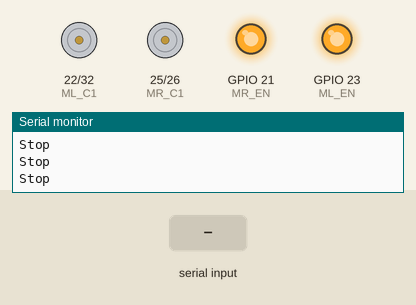
Simulated run of this sketch. Board: ESP32. On the bench: motor-driver pin pairs drawn as motors (green arrow = first pin HIGH = forward, orange = second pin HIGH = backward, longer = more drive), output pins drawn as LEDs (lit = HIGH), the last lines printed to the serial monitor. The inputs (shaded band) are chosen by the test bench. Nothing arrives over Bluetooth unless stated.

Above: at 1.2 s.
1.3 s: "f" received over the second serial link
At 2.5 s:
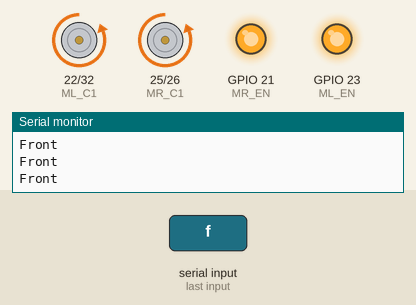
2.8 s: "b" received over the second serial link
At 3.6 s:
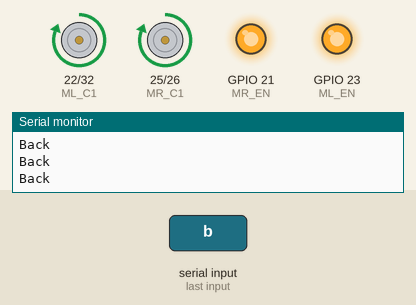
4.3 s: "1" received over the second serial link
At 5.3 s:
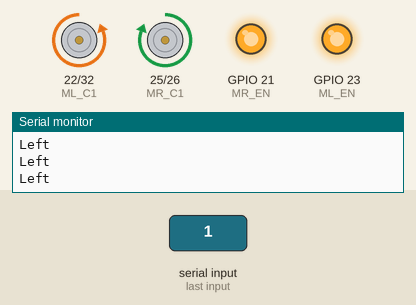
5.8 s: "3" received over the second serial link
At 6.2 s:
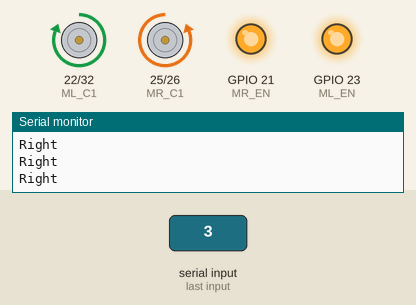
7.3 s: "2" received over the second serial link
At 8.3 s:
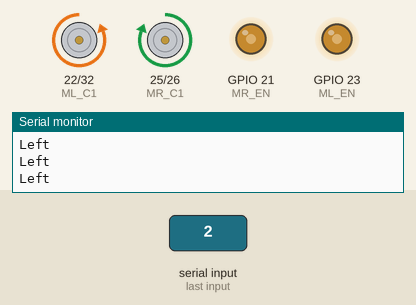
8.8 s: "s" received over the second serial link
At 9.2 s:
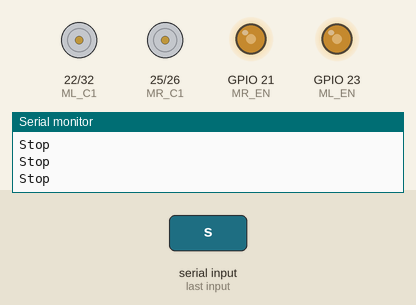
Timing chart, 0 to 11.3 s (numbered marks = the images above; inputs shaded):
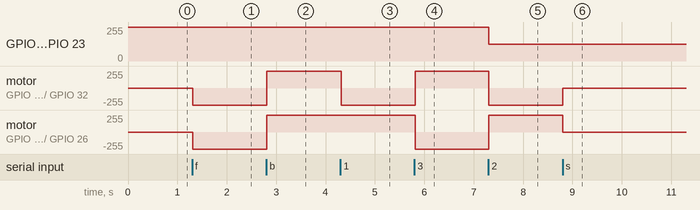

Measured:
- after the input at 1.3 s, motor on GPIO 22 (ML_C1) / GPIO 32 (ML_C2), motor on GPIO 25 (MR_C1) / GPIO 26 (MR_C2): stopped → backward 255/255 at once
- after the input at 2.8 s, motor on GPIO 22 (ML_C1) / GPIO 32 (ML_C2), motor on GPIO 25 (MR_C1) / GPIO 26 (MR_C2): backward 255/255 → forward 255/255 at once
- after the input at 4.3 s, motor on GPIO 22 (ML_C1) / GPIO 32 (ML_C2): forward 255/255 → backward 255/255 at once
- after the input at 5.8 s, motor on GPIO 22 (ML_C1) / GPIO 32 (ML_C2): backward 255/255 → forward 255/255 at once; motor on GPIO 25 (MR_C1) / GPIO 26 (MR_C2): forward 255/255 → backward 255/255 at once
- after the input at 7.3 s, GPIO 21 (MR_EN), GPIO 23 (ML_EN): 255/255 → 127/255 at once; motor on GPIO 22 (ML_C1) / GPIO 32 (ML_C2): forward 255/255 → backward 255/255 at once; motor on GPIO 25 (MR_C1) / GPIO 26 (MR_C2): backward 255/255 → forward 255/255 at once
- after the input at 8.8 s, motor on GPIO 22 (ML_C1) / GPIO 32 (ML_C2): backward 255/255 → stopped at once; motor on GPIO 25 (MR_C1) / GPIO 26 (MR_C2): forward 255/255 → stopped at once

The sketch:

bt_car.ino
```cpp
#include "car.h"
#include "bluetooth.h"

CarController car;
BluetoothController bt;

bool forward;
bool backward;
uint direction;
void setup() {
  car.begin();
  bt.begin("ESP32_CAR");
  Serial.begin(9600);
}

void loop() {
  bt.run(forward, backward, direction);
  car.run(forward, backward, direction);
  delay(20);
}
```

bluetooth.cpp
```cpp
#include "bluetooth.h"

BluetoothController::BluetoothController() {
}

void BluetoothController::begin(String name) {
  serialBT.begin(name);
}

void BluetoothController::run(bool &forward, bool &backward, uint &direction) {
  if (serialBT.available()) {
    int incoming = serialBT.read();
    switch (incoming) {
      case 102:
        forward = true;
        backward = false;
        break;
      case 115:
        forward = false;
        backward = false;
        break;
      case 98:
        forward = false;
        backward = true;
        break;
      case 49:
        direction = 1;
        break;
      case 50:
        direction = 2;
        break;
      case 51:
        direction = 3;
        break;
      case 52:
        direction = 4;
        break;
      case 48:
        direction = 0;
        break;
    }
  }
}
```

bluetooth.h
```cpp
#ifndef BLUETOOTH_H
#define BLUETOOTH_H
#include <Arduino.h>
#include "BluetoothSerial.h"

class BluetoothController {
public:
  void begin(String name);
  BluetoothController();
  void run(bool &forward, bool &backward, uint &direction);
private:
  BluetoothSerial serialBT;
};

#endif
```

car.cpp
```cpp
#include "car.h"

CarController::CarController() {
}
void CarController::begin() {
  pinMode(MR_EN, OUTPUT);
  pinMode(MR_C1, OUTPUT);
  pinMode(MR_C2, OUTPUT);

  pinMode(ML_EN, OUTPUT);
  pinMode(ML_C1, OUTPUT);
  pinMode(ML_C2, OUTPUT);

  digitalWrite(MR_EN, HIGH);
  digitalWrite(ML_EN, HIGH);
}

void CarController::run(bool forward, bool backward, uint direction) {
  if (forward || backward) {
    if (direction > 2) {
      rightRun(direction - 2);
    } else if (direction > 0 && direction <= 2) {
      leftRun(direction);
    } else if (forward) {
      forwardRun();
    } else if (backward) {
      backwardRun();
    }
  } else {
    stopRun();
  }
}

void CarController::rightRun(uint divider) {
  digitalWrite(ML_C1, HIGH);
  digitalWrite(ML_C2, LOW);

  digitalWrite(MR_C1, LOW);
  digitalWrite(MR_C2, HIGH);

  // PWM
  analogWrite(MR_EN, 255 / divider);
  analogWrite(ML_EN, 255 / divider);

  // Control
  Serial.println("Right");
}
void CarController::leftRun(uint divider) {
  digitalWrite(ML_C1, LOW);
  digitalWrite(ML_C2, HIGH);

  digitalWrite(MR_C1, HIGH);
  digitalWrite(MR_C2, LOW);

  // PWM
  analogWrite(MR_EN, 255 / divider);
  analogWrite(ML_EN, 255 / divider);

  // Control
  Serial.println("Left");
}
void CarController::forwardRun() {
  // PWM
  analogWrite(MR_EN, 255);
  analogWrite(ML_EN, 255);

  digitalWrite(MR_C1, LOW);
  digitalWrite(MR_C2, HIGH);

  digitalWrite(ML_C1, LOW);
  digitalWrite(ML_C2, HIGH);

  // Control
  Serial.println("Front");
}
void CarController::backwardRun() {
  digitalWrite(MR_C1, HIGH);
  digitalWrite(MR_C2, LOW);

  digitalWrite(ML_C1, HIGH);
  digitalWrite(ML_C2, LOW);

  // PWM
  analogWrite(MR_EN, 255);
  analogWrite(ML_EN, 255);

  // Control
  Serial.println("Back");
}

void CarController::stopRun() {
  digitalWrite(MR_C1, LOW);
  digitalWrite(MR_C2, LOW);

  digitalWrite(ML_C1, LOW);
  digitalWrite(ML_C2, LOW);

  // Control
  Serial.println("Stop");
}
```

car.h
```cpp
#ifndef CAR_H
#define CAR_H
#include <Arduino.h>

#define MR_EN 21  // control speed(PWM) -
#define MR_C1 25  // control direction -
#define MR_C2 26  // control direction -

#define ML_EN 23  // control speed(PWM)
#define ML_C1 22  // control direction
#define ML_C2 32  // control direction -

class CarController {
private:
  void rightRun(uint divider);
  void leftRun(uint divider);
  void forwardRun();
  void backwardRun();
  void stopRun();
public:
  CarController();
  void begin();
  void run(bool forward, bool backward, uint direction);
};

#endif
```
